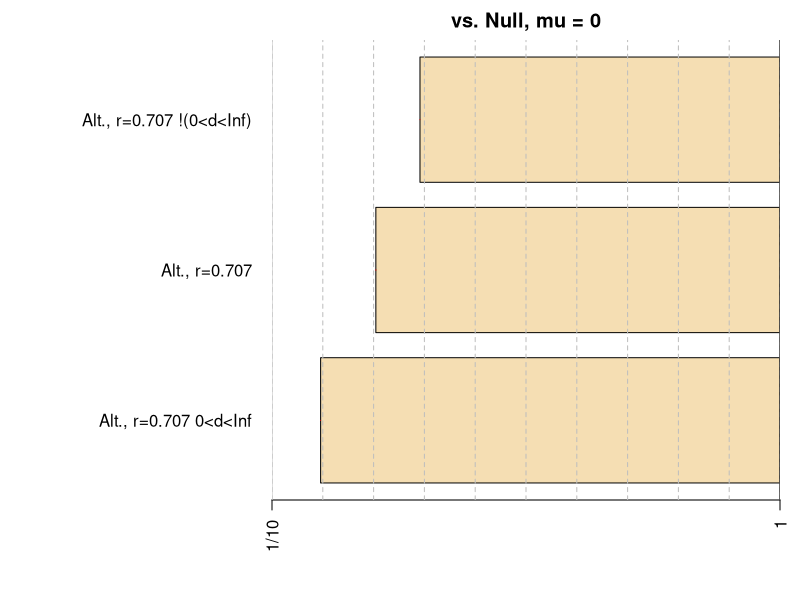
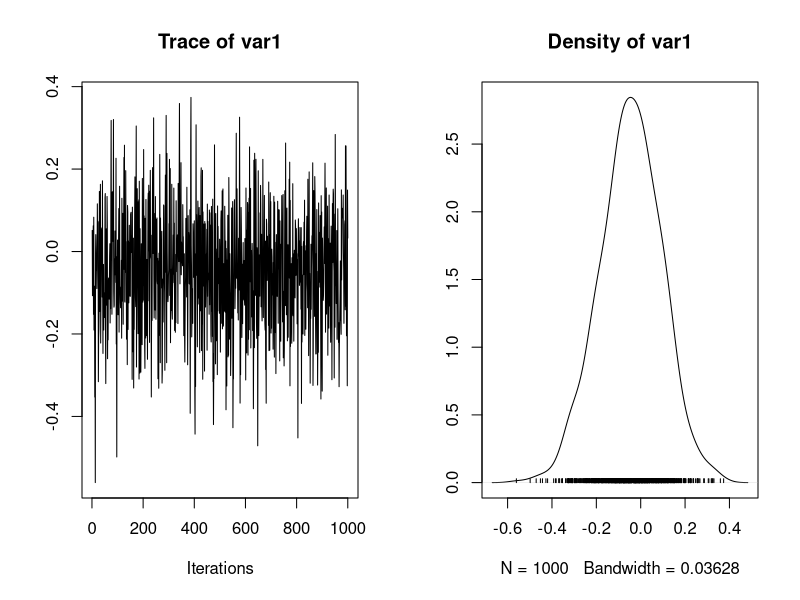
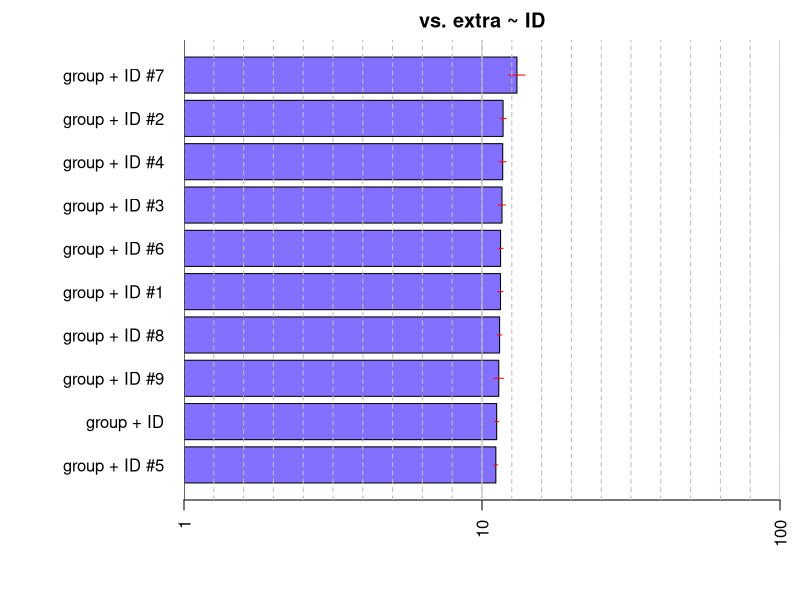
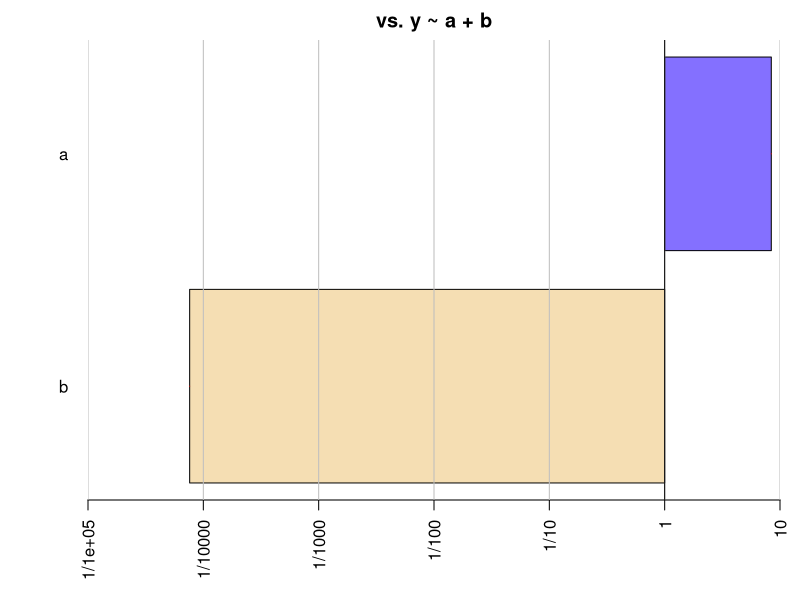

These figures' R source, in order:

library(BayesFactor)

# one sample

t = -.29
n = 50
zz = rnorm(50)
zz = (zz - mean(zz))/sd(zz)
zz = zz + t / sqrt(n)

x1 = ttestBF(zz,nullInterval=c(0,Inf))
x2 = ttestBF(zz)

x3 = c(x1,x2)

x3
x3 / x3

plot(x3)

x2 = ttestBF(zz, mu = 1)
xx = posterior(x2, iterations = 1000)
plot(xx[,"mu"])

# paired

y1 = rnorm(10)
y2 = rnorm(10)

x1 = ttestBF(y1,y2,paired=TRUE,nullInterval = c(0,Inf))
x2 = ttestBF(y1,y2,paired=TRUE)

x3 = c(x1,x2)

##### Two sample

y1 = rnorm(1000)
y2 = rnorm(1000) + .1

x1 = ttestBF(y1,y2,nullInterval = c(0,Inf))
x2 = ttestBF(y1,y2)
x3 <- c(x1,x2)

t.test(y1,y2, var.eq=TRUE)

xx1 = posterior(x1[1], iterations = 1000)
dat = data.frame(y = c(y1,y2), grp = factor(c(rep(1,10),rep(2,10))))
xx2 = lmBF(y ~ grp, data = dat, posterior = TRUE, iterations = 1000)

##### Two sample, formula interface

y1 = rnorm(10)
y2 = rnorm(10)+.5
data = data.frame(dv = c(y1,y2),grp = c(rep("1",10),rep("2",10)))

x1a = ttestBF(formula = dv ~ grp,data=data, nullInterval = c(0,Inf))
x2a = ttestBF(formula = dv ~ grp, data = data)
x3a <- c(x1a,x2a)

x1 = ttestBF(y1,y2,nullInterval = c(0,Inf))
x2 = ttestBF(y1,y2)
x3 <- c(x1,x2)

###########
# Linear model
###########

lmBF(extra ~ group,data = sleep, whichRandom="ID")
ttestBF(formula=extra ~ group, data = sleep)

x1 = replicate(10,{
lmBF(extra ~ group + ID,data = sleep, whichRandom = "ID", iterations=1000)
}, FALSE)
x1 = do.call("c",x1)
x2 = lmBF(extra ~ ID,data = sleep, whichRandom="ID")


x3 = x1/x2
plot(x3)

anovaBF(extra ~ group + ID, data = sleep, whichRandom = "ID")


#########
# regression
N = 20
a = rnorm(N)
b = a + rnorm(N,0,.5)
y = a + rnorm(N,0,.3) + 10
data = data.frame(a=a,b=b,y=y)

x1 = lmBF(y ~ a + b,data = data)
x2 = lmBF(y ~ a,data = data)
x3 = lmBF(y ~ b, data = data)

x4 = c(x1,x2,x3)

x5 = regressionBF(formula = y ~ a+b,data = data)

plot(x5[1:2]/x5[3])

xx = posterior(x1, iterations = 1000)
colMeans(xx)
apply(xx,2,sd)

##############

data(puzzles)
x1 = anovaBF(RT ~ shape*color + ID, data = puzzles,whichRandom="ID",whichModels="withmain")

zz = posterior(x1[1],iterations = 1000)

####

# try all random
data(puzzles)
x1 = lmBF(RT ~ shape:color + ID, data = puzzles,whichRandom=c("shape","color","ID"))
z1 = posterior(x1, iterations = 100000)

x1 = lmBF(RT ~ shape*color + ID, data = puzzles,whichRandom=c("ID"))
x2 = lmBF(RT ~ ID, data = puzzles,whichRandom=c("ID"))
x1/x2

colMeans(z1[,14:17] + z1[,1])
tapply(puzzles$RT,list(puzzles$shape,puzzles$color),mean)
